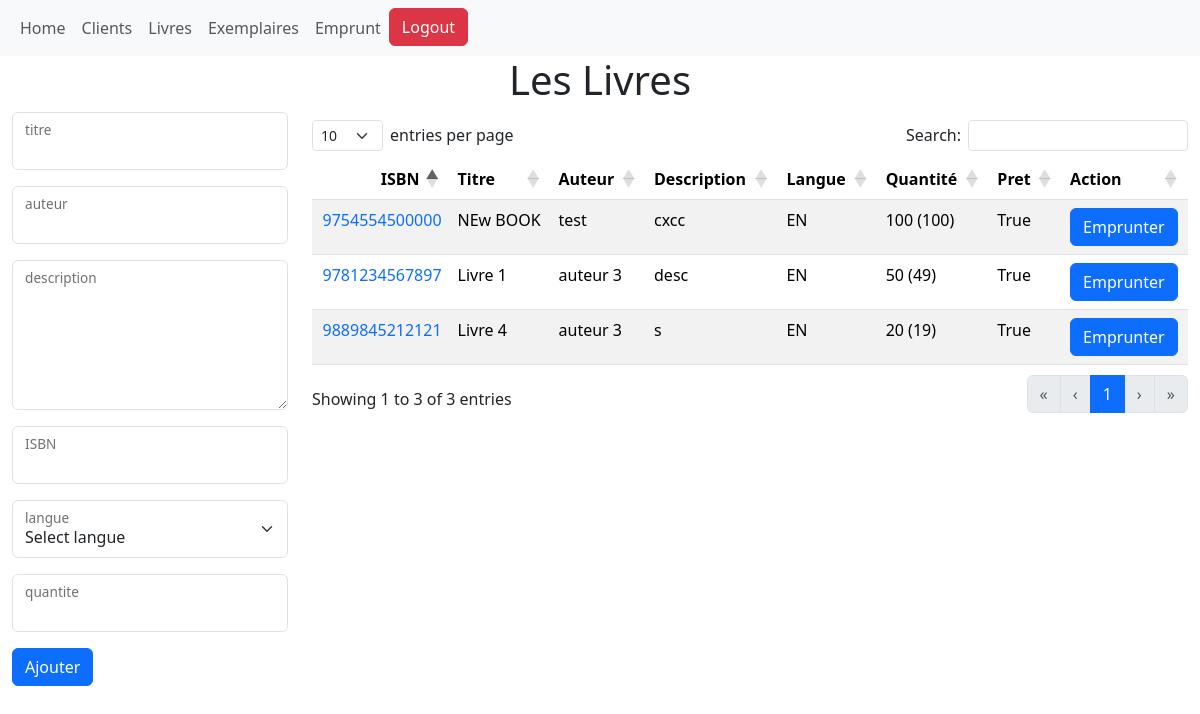
The page /Livres/ (signed in) on the database its author committed.
### Lib_sys/models.py (models this page shows, shortened)
class Livre(models.Model):
    LANGUE_CHOICES = [
        ('', 'Select langue'),
        ('AR','Arabe'),
        ('FR', 'Français'),
        ('EN', 'Anglais'),
        ('ES', 'Espagnol'),
        ('AUTRE', 'Autre'),
    ]
    titre = models.CharField(max_length=100)
    auteur = models.CharField(max_length=100)
    description = models.TextField()
    ISBN = models.CharField(max_length=13)
    langue = models.CharField(max_length=6, choices=LANGUE_CHOICES)
    number_exemplaires = models.PositiveBigIntegerField(default=0)
    quantite = models.PositiveIntegerField(default=0)
    pret = models.BooleanField(default=True)

### Lib_sys/views.py (the view)
# urls.py: path('Livres/', views.Livres, name='Livres'),
@login_required
def Livres(request):
    livres = Livre.objects.all()
    form = livre_f(request.POST)
    if form.is_valid():
        form.save()
    return render(request, 'Livres.html', {'livres': livres,'form':form})

### Lib_sys/forms.py
class livre_f(forms.ModelForm):
    class Meta:
        model = Livre
        fields = ['titre','auteur','description','ISBN','langue','quantite']
        widgets = { 'titre': forms.TextInput(attrs={'class':"form-control" ,'id':"floatingInput"}),
                    'auteur': forms.TextInput(attrs={'class':"form-control" ,'id':"floatingInput"}),
                    'description': forms.Textarea(attrs={'style': "height:150px;",'class':"form-control" ,'id':"floatingInput"}),
                    'ISBN': forms.TextInput(attrs={'class':"form-control" ,'id':"floatingInput"}),
                    'langue': forms.Select(choices=Livre.LANGUE_CHOICES, attrs={'class':"form-select" ,'id':"floatingInput"}),
                    'quantite': forms.NumberInput(attrs={'min': Livre.number_exemplaires , 'class':"form-control" ,'id':"floatingInput"})
                    }
    def __init__(self, *args, **kwargs):
        super().__init__(*args, **kwargs)
        self.fields['ISBN'].validators.append(MaxLengthValidator(13))

### Lib_sys/templates/Livres.html (shortened to what this page needs)
{% extends "base.html" %}
{% block content %}
<center>
    <h1>Les Livres</h1>
</center>
<div class="container-fluid">
    <div class="row">
        <div class="col-sm-3">
            <form action="/Livres/" method="POST">
                <div class="form-floating mb-3">
                    {{ form.titre }}
                    <label for="floatingInput">titre</label>
                </div>
                <div class="form-floating mb-3">
                    {{ form.auteur }}
                    <label for="floatinInput">auteur</label>
                </div>
                <div class="form-floating mb-3">
                    {{ form.description }}
                    <label for="floatinInput">description</label>
                </div>
                <div class="form-floating mb-3">
                    {{form.ISBN }}
                    <label for="floatinInput">ISBN</label>
                </div>
                <div class="form-floating mb-3">
                    {{ form.langue }}
                    <label for="floatinInput">langue</label>
                </div>
                <div class="form-floating mb-3">
                    {{ form.quantite }}
                    <label for="floatinInput">quantite</label>
                </div>
                <div class="form-floating">
                    <button type="submit" class="btn btn-primary">Ajouter</button>
                </div>
            </form>
        </div>
        <div class="col-sm-9">
            <table id="myTable" class="table table-striped" style="width:100%">
                <thead>
                    <tr>
                        <th>ISBN</th>
                        <th>Titre</th>
                        <th>Auteur</th>
                        <th>Description</th>
                        <th>Langue</th>
                        <th>Quantité</th>
                        <th>Pret</th>
                        <th>Action</th>
                    </tr>
                </thead>
                <tbody>
                    {% for livre in livres %}
                    <tr>
                        <td id="row"><a href="{% url 'Livre' livre.ISBN %}"
                                class="text-decoration-none">{{livre.ISBN}}</a></td>
                        <td>{{livre.titre}}</td>
                        <td>{{livre.auteur}}</td>
                        <td>{{livre.description}}</td>
                        <td>{{livre.langue}}</td>
                        <td>{{livre.quantite}} ({{livre.number_exemplaires}})</td>
                        <td>{{livre.pret}}</td>
                        <td>
                            <div class="btn-group" role="group" aria-label="Basic outlined example">
                                {% if livre.pret %}
                                <a href="{% url 'Livre_emprunt' livre.id %}" class="btn btn-primary">Emprunter</a>
                                {% else %}
                                <button class="btn btn-primary" disabled>Emprunter</button>
                                {% endif %}
                            </div>
                        </td>
                    </tr>
                    {% endfor %}
                </tbody>
            </table>
        </div>
    </div>
    {% endblock %}

### rows shown on the page
Livre: ISBN "9889845212121", titre "Livre 4", auteur "auteur 3", description "s", langue "EN", quantite "20", number_exemplaires "19", pret "True", shows "Emprunter"
Livre: ISBN "9781234567897", titre "Livre 1", auteur "auteur 3", description "desc", langue "EN", quantite "50", number_exemplaires "49", pret "True", shows "Emprunter"
Livre: ISBN "9754554500000", titre "NEw BOOK", auteur "test", description "cxcc", langue "EN", quantite "100", number_exemplaires "100", pret "True", shows "Emprunter"
